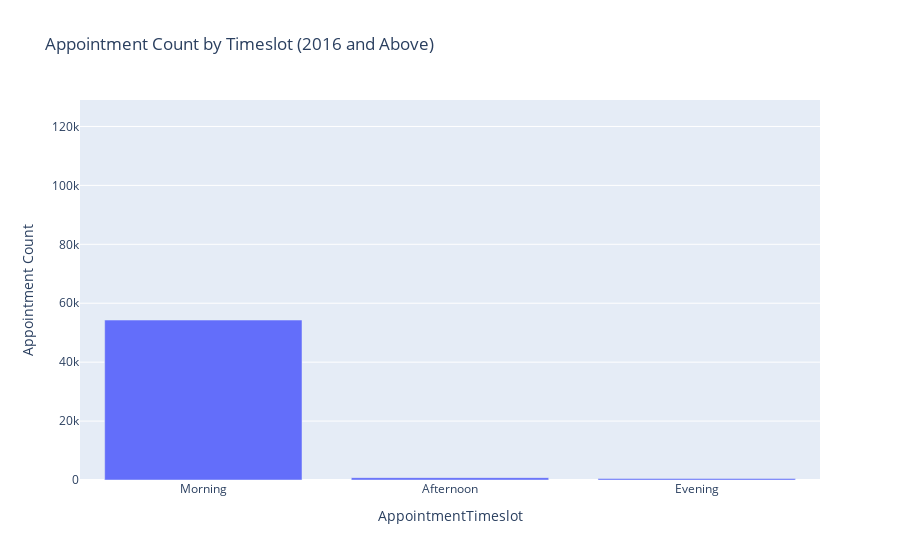

Notebook source saved alongside this figure:
### Code cell
# Timeslot Analysis
timeslot_query = '''
    SELECT
        CASE
            WHEN HOUR(StartTime) BETWEEN 6 AND 12 THEN 'Morning'
            WHEN HOUR(StartTime) BETWEEN 12 AND 18 THEN 'Afternoon'
            WHEN HOUR(StartTime) BETWEEN 18 AND 24 THEN 'Evening'
        END AS AppointmentTimeslot,
        COUNT(*) AS AppointmentCount
    FROM
        Appointments
    WHERE
        YEAR(StartTime) >= 2016
    GROUP BY
        AppointmentTimeslot
    ORDER BY
        AppointmentCount DESC;
'''

# Execute the query and load the result into a DataFrame
timeslot_df = pd.read_sql_query(timeslot_query, engine)

# Display the DataFrame
print(timeslot_df)

# # Plot bar chart for Timeslot Analysis
# plt.figure(figsize=(10, 6))
# sns.barplot(x='AppointmentTimeslot', y='AppointmentCount', data=timeslot_df)
# plt.title('Appointment Count by Timeslot (2016 and Above)')
# plt.xlabel('Timeslot')
# plt.ylabel('Appointmasdent Count')
# plt.show()

fig = px.bar(timeslot_df, x='AppointmentTimeslot', y='AppointmentCount',
             labels={'AppointmentCount': 'Appointment Count'},
             title='Appointment Count by Timeslot (2016 and Above)')

# Show the interactive plot
fig.show()

### Figure 1 — Plotly figure (JSON) as saved in the notebook; plotly's stock layout.template omitted (floating-point values rounded to 4 significant figures)
{"data": [{"alignmentgroup": "True", "hovertemplate": "AppointmentTimeslot=%{x}<br>Appointment Count=%{y}<extra></extra>", "legendgroup": "", "marker": {"color": "#636efa", "pattern": {"shape": ""}}, "name": "", "offsetgroup": "", "orientation": "v", "showlegend": false, "textposition": "auto", "type": "bar", "x": [null, "Morning", "Afternoon", "Evening"], "xaxis": "x", "y": [122535, 54295, 790, 505], "yaxis": "y"}], "layout": {"barmode": "relative", "legend": {"tracegroupgap": 0}, "title": {"text": "Appointment Count by Timeslot (2016 and Above)"}, "xaxis": {"anchor": "y", "domain": [0, 1], "title": {"text": "AppointmentTimeslot"}}, "yaxis": {"anchor": "x", "domain": [0, 1], "title": {"text": "Appointment Count"}}}}
